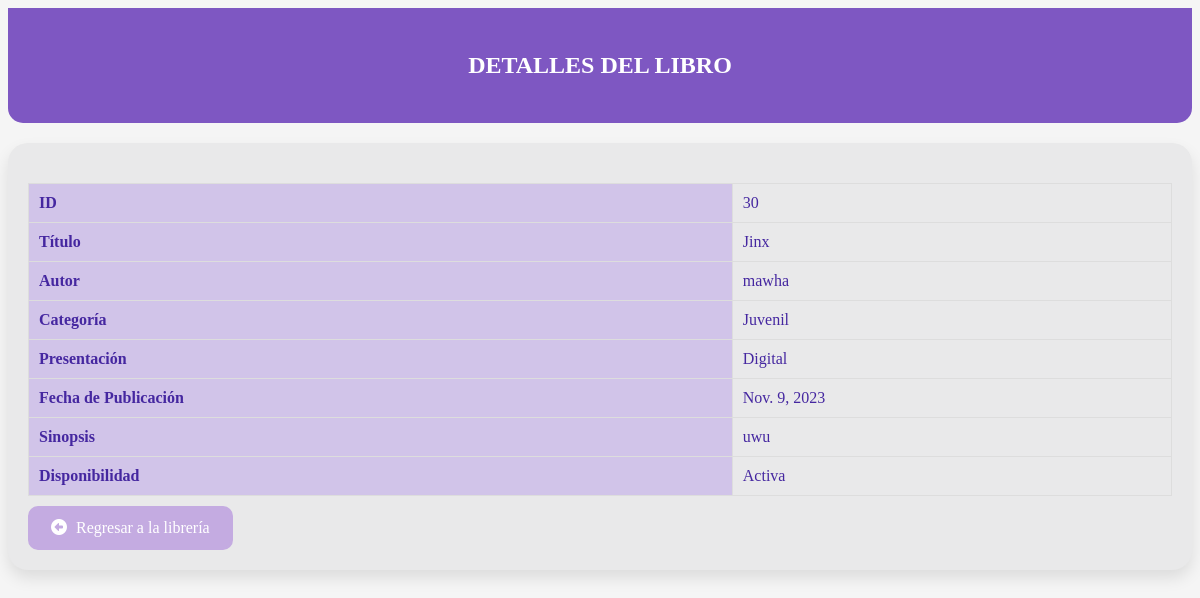
Page /ver_libro/30/ on the committed database.
### personas/models.py (models this page shows, shortened)
class Libro(models.Model):
    titulo = models.CharField(max_length=100)
    autor = models.CharField(max_length=20)
    Presentacion = models.ForeignKey(Presentacion, on_delete=models.SET_NULL, null=True)
    Categoria = models.ForeignKey(Categoria, on_delete=models.SET_NULL, null=True)
    fecha_publicacion = models.DateField()
    sinopsis = models.TextField()
    disponibilidad = models.BooleanField(default=True)

class Categoria (models.Model):
    Categoria = models.CharField(max_length=50,  null=True)
    def __str__(self):
        return f'{self.Categoria} '

class Presentacion(models.Model):
    Presentacion = models.CharField(max_length=20,  null=True)
    def __str__(self):
        return f'{self.Presentacion} '

### personas/views.py (the view)
# urls.py: path('ver_libro/<int:id>/', ver_libro, name='ver_libro'),
def ver_libro(request, id):
    libro = get_object_or_404(Libro, pk=id)
    datos = {'libro':libro}
    pagina = loader.get_template('ver_libro.html')
    return HttpResponse(pagina.render(datos, request))

### personas/templates/ver_libro.html (shortened to what this page needs)
<!DOCTYPE html>
<html lang="en">
<head>
    {% load static %}
    <link href="{% static 'fontawesomefree/css/fontawesome.css' %}" rel="stylesheet" type="text/css">
    <link href="{% static 'fontawesomefree/css/brands.css' %}" rel="stylesheet" type="text/css">
    <link href="{% static 'fontawesomefree/css/solid.css' %}" rel="stylesheet" type="text/css">
</head>
<body>
    <div class="header">
        <h3>DETALLES DEL LIBRO</h3>
    </div>
    <div class="container">
        <div class="book-details">
            <table>
                <tr>
                    <th>ID</th>
                    <td>{{ libro.id }}</td>
                </tr>
                <tr>
                    <th>Título</th>
                    <td>{{ libro.titulo }}</td>
                </tr>
                <tr>
                    <th>Autor</th>
                    <td>{{ libro.autor }}</td>
                </tr>
                <tr>
                    <th>Categoría</th>
                    <td>{{ libro.Categoria }}</td>
                </tr>
                <tr>
                    <th>Presentación</th>
                    <td>{{ libro.Presentacion }}</td>
                </tr>
                <tr>
                    <th>Fecha de Publicación</th>
                    <td>{{ libro.fecha_publicacion }}</td>
                </tr>
                <tr>
                    <th>Sinopsis</th>
                    <td>{{ libro.sinopsis }}</td>
                </tr>
                <tr>
                    <th>Disponibilidad</th>
                    <td>
                        {% if libro.disponibilidad %}
                            Activa
                        {% else %}
                            Inactiva
                        {% endif %}
                    </td>
                </tr>
            </table>
            <a href="{% url 'libreria' %}" class="back-button">
                <i class="fa-solid fa-arrow-alt-circle-left"></i> Regresar a la librería
            </a>
        </div>
    </div>
</body>

### personas/templates/ver_libro.html (style rules this page uses)
body { background-color: #f5f5f5; color: #4527a0; font-family: Times New Roman, sans-serif; }
.header { background-color: #7e57c2; color: white; padding: 20px; text-align: center; border-bottom-left-radius: 15px; border-bottom-right-radius: 15px; text-transform: uppercase; }
.header h3 { font-size: 24px; }
.container { margin-top: 20px; }
.book-details { background-color: #E9E9EA; border-radius: 20px; box-shadow: 0 8px 16px rgba(0, 0, 0, 0.1); padding: 20px; margin-bottom: 20px; }
table { width: 100%; border-collapse: collapse; margin-top: 20px; }
th, td { border: 1px solid #ddd; padding: 10px; text-align: left; }
th { background-color: #d1c4e9; }
.back-button { display: inline-block; margin-top: 10px; padding: 10px 20px; background-color: #c4abe1; border: 3px solid #c4abe1; color: white; text-decoration: none; border-radius: 10px; }
.back-button i { color: white; margin-right: 5px; }

### rows in the picture
Libro: id "30", titulo "Jinx", autor "mawha", Categoria "Juvenil", Presentacion "Digital", fecha_publicacion "Nov. 9, 2023", sinopsis "uwu"
